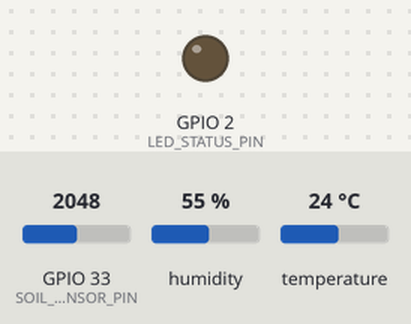
A program run on a simulated ESP32. On the bench: output pins drawn as LEDs (lit = HIGH). The inputs (shaded band) are chosen by the test bench; at power-on: GPIO 33 (SOIL_SENSOR_PIN) = 2048, humidity 55 %, temperature 24 °C. WiFi joins after 1.5 s; servers stay silent unless stated; uploads are accepted with an empty reply; EEPROM starts erased; what the program prints to the serial monitor is not drawn.

Above: at 4.9 s.
At 65.86 s:
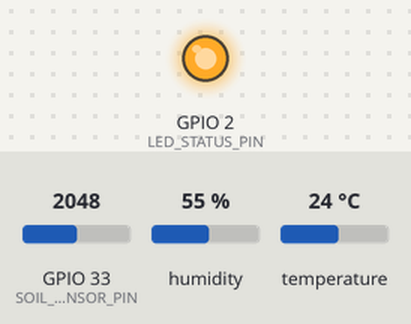
Timing chart, 0 to 83.6 s (numbered marks = the images above):
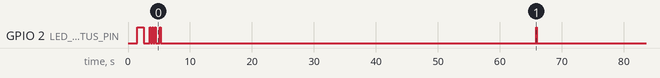

The program:

main.cpp
```cpp
#include <Arduino.h>
#include <WiFi.h>
#include <HTTPClient.h>
#include <DHT.h>
#include <EEPROM.h>
#include <ArduinoJson.h>

// Configuration constants
const char* ssid = "red";
const char* password = "acted";
const char* serverUrl = "https://farm.vidsoft.net/api/upload_sensor_data";
const char* apiKey = "acb123";

// EEPROM addresses for storing calibration values
const int ADDR_MIN_SOIL = 0;
const int ADDR_MAX_SOIL = 4;
const int EEPROM_SIZE = 8;

// Pin definitions
#define DHTPIN 32
#define DHTTYPE DHT22
#define SOIL_SENSOR_PIN 33
#define LED_STATUS_PIN 2

// Constants for soil humidity calibration
const int CALIBRATION_SAMPLES = 10;
const int CALIBRATION_DELAY_MS = 1000;
const float DETECTION_THRESHOLD = 0.60;  // 20% of current value indicates watering event (value drops when wet)
const unsigned long STABILIZATION_TIME = 300000;  // 5 minutes for soil to stabilize

// Sensor objects
DHT dht(DHTPIN, DHTTYPE);

// Global variables
struct {
  int minSoilValue = 1;     // Wettest value (100% humidity)
  int maxSoilValue = 4095;  // Driest value (0% humidity)
  bool isCalibrating = false;
  unsigned long calibrationStartTime = 0;
  int previousReading = 0;
  int lowestValue = 4095;  // Track lowest value during watering event
} sensorCalibration;

// Function declarations
void setupWiFi();
void calibrateSoilSensor();
int getRawSoilHumidity();
void detectWateringEvent(int currentReading);
void saveCalibrationValues();
void loadCalibrationValues();
bool sendDataToServer(const JsonDocument& data);
void indicateStatus(int blinks, int duration);

void setup() {
  Serial.begin(115200);

  pinMode(LED_STATUS_PIN, OUTPUT);

  dht.begin();
  EEPROM.begin(EEPROM_SIZE);
  loadCalibrationValues();
  setupWiFi();

  indicateStatus(3, 200);
}

void setupWiFi() {
  Serial.print("Connecting to Wi-Fi");
  WiFi.begin(ssid, password);

  int attempts = 0;
  while (WiFi.status() != WL_CONNECTED && attempts < 20) {
    delay(500);
    Serial.print(".");
    attempts++;
  }

  if (WiFi.status() == WL_CONNECTED) {
    Serial.println("\nConnected to Wi-Fi");
    indicateStatus(1, 1000);
  } else {
    Serial.println("\nWi-Fi connection failed!");
    indicateStatus(5, 100);
  }
}

int getRawSoilHumidity() {
  // Take average of multiple readings for stability
  int sum = 0;
  for (int i = 0; i < 5; i++) {
    sum += analogRead(SOIL_SENSOR_PIN);
    delay(50);
  }
  return sum / 5;
}

void detectWateringEvent(int currentReading) {
  // Detect sudden decrease in reading (water addition)
  if (currentReading < sensorCalibration.previousReading * DETECTION_THRESHOLD) {
    sensorCalibration.isCalibrating = true;
    sensorCalibration.calibrationStartTime = millis();
    sensorCalibration.lowestValue = currentReading;
    Serial.println("Watering event detected! Starting calibration...");
  } else if (sensorCalibration.isCalibrating && currentReading < sensorCalibration.lowestValue) {
    // Keep tracking the lowest value during the watering event
    sensorCalibration.lowestValue = currentReading;
  }

  sensorCalibration.previousReading = currentReading;
}

void calibrateSoilSensor() {
  if (!sensorCalibration.isCalibrating) return;

  unsigned long currentTime = millis();
  if (currentTime - sensorCalibration.calibrationStartTime >= STABILIZATION_TIME) {
    // After stabilization time, set new calibration values
    int newMinValue = sensorCalibration.lowestValue;
    int newMaxValue = sensorCalibration.previousReading;

    // Add safety margins
    sensorCalibration.minSoilValue = max(1, newMinValue - 50);  // Wettest value with margin
    sensorCalibration.maxSoilValue = min(3600, newMaxValue + 900);  // Driest value with margin

    saveCalibrationValues();
    sensorCalibration.isCalibrating = false;

    Serial.println("Calibration complete!");
    Serial.printf("New range: %d (100%%) to %d (0%%)\n",
                 sensorCalibration.minSoilValue,
                 sensorCalibration.maxSoilValue);

    indicateStatus(2, 500);
  }
}

void saveCalibrationValues() {
  EEPROM.writeInt(ADDR_MIN_SOIL, sensorCalibration.minSoilValue);
  EEPROM.writeInt(ADDR_MAX_SOIL, sensorCalibration.maxSoilValue);
  EEPROM.commit();
}

void loadCalibrationValues() {
  sensorCalibration.minSoilValue = EEPROM.readInt(ADDR_MIN_SOIL);
  sensorCalibration.maxSoilValue = EEPROM.readInt(ADDR_MAX_SOIL);

  // Validate loaded values
  if (sensorCalibration.minSoilValue < 1 ||
      sensorCalibration.maxSoilValue > 4095 ||
      sensorCalibration.minSoilValue >= sensorCalibration.maxSoilValue) {
    // Use defaults if values are invalid
    sensorCalibration.minSoilValue = 1;
    sensorCalibration.maxSoilValue = 4095;
  }
}

bool sendDataToServer(const JsonDocument& data) {
  if (WiFi.status() != WL_CONNECTED) {
    Serial.println("Wi-Fi not connected!");
    return false;
  }

  HTTPClient http;
  String urlWithKey = String(serverUrl) + "?key=" + apiKey;
  http.begin(urlWithKey);
  http.addHeader("Content-Type", "application/json");

  String payload;
  serializeJson(data, payload);

  int httpResponseCode = http.POST(payload);
  bool success = httpResponseCode > 0;

  if (success) {
    Serial.println("Data sent successfully!");
    Serial.println("Response: " + http.getString());
  } else {
    Serial.println("Error sending data. HTTP Response code: " + String(httpResponseCode));
  }

  http.end();
  return success;
}

void indicateStatus(int blinks, int duration) {
  for (int i = 0; i < blinks; i++) {
    digitalWrite(LED_STATUS_PIN, HIGH);
    delay(duration);
    digitalWrite(LED_STATUS_PIN, LOW);
    delay(duration);
  }
}

void loop() {
  // Read sensors
  int rawSoilHumidity = getRawSoilHumidity();
  detectWateringEvent(rawSoilHumidity);
  calibrateSoilSensor();

  // Map soil humidity to percentage (inverted mapping since lower value = higher humidity)
  int soilHumidity = constrain(rawSoilHumidity,
                             sensorCalibration.minSoilValue,
                             sensorCalibration.maxSoilValue);
  soilHumidity = map(soilHumidity,
                    sensorCalibration.maxSoilValue,  // High value (dry) maps to 0%
                    sensorCalibration.minSoilValue,  // Low value (wet) maps to 100%
                    0, 100);

  // Read DHT sensor
  float humidity = dht.readHumidity();
  float temperature = dht.readTemperature();

  // Check if readings are valid
  if (isnan(humidity) || isnan(temperature)) {
    Serial.println("Failed to read from DHT sensor!");
    indicateStatus(4, 200);
    return;
  }

  // Create JSON document for data
  StaticJsonDocument<200> doc;
  doc["temperature"] = temperature;
  doc["humidity"] = humidity;
  doc["soil_humidity"] = soilHumidity;
  doc["raw_soil_reading"] = rawSoilHumidity;
  doc["is_calibrating"] = sensorCalibration.isCalibrating;

  // Print values to Serial Monitor
  Serial.printf("Soil Humidity: %d%% (Raw: %d), Temperature: %.1f°C, Humidity: %.1f%%\n",
                soilHumidity, rawSoilHumidity, temperature, humidity);

  // Send data to server
  if (sendDataToServer(doc)) {
    indicateStatus(1, 100);
  }

  delay(60000);  // 1 minute delay between readings
}
```

Measured:
- by itself, GPIO 2 (LED_STATUS_PIN): HIGH → LOW at 2.5 s, → HIGH 1.0 s later, → LOW 0.20 s later, → HIGH 0.20 s later, … (13 changes in this stretch)
